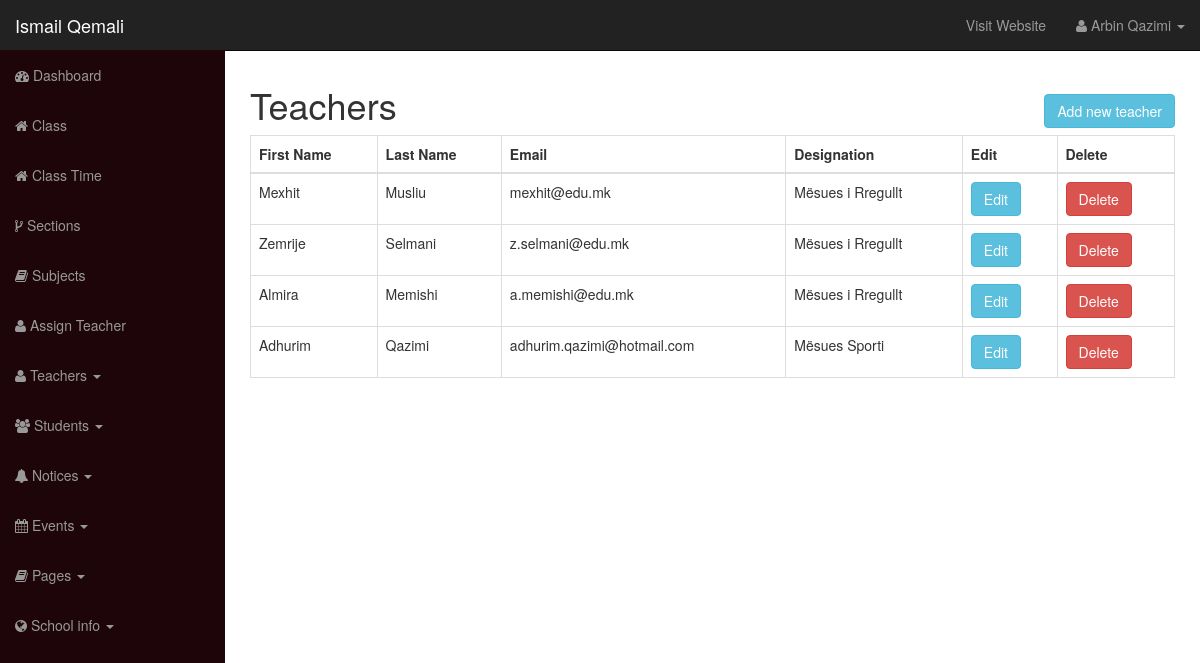
The app's page /school-admin/teachers.php (signed in) with its own data.
### tables this page shows
CREATE TABLE `user` (
  `id` int(12) NOT NULL,
  `username` varchar(100) NOT NULL,
  `user_password` varchar(255) NOT NULL,
  `user_role` varchar(30) NOT NULL,
  `user_firstname` varchar(50) DEFAULT NULL,
  `user_lastname` varchar(50) DEFAULT NULL
);

CREATE TABLE `teachers` (
  `id` int(11) NOT NULL,
  `teacher_designation` varchar(50) NOT NULL,
  `teacher_gender` varchar(10) DEFAULT NULL,
  `teacher_qualification` text NOT NULL,
  `teacher_email` varchar(50) NOT NULL,
  `teacher_address` text NOT NULL,
  `teacher_contact` varchar(20) NOT NULL,
  `teacher_image` varchar(255) NOT NULL DEFAULT 'default.jpg'
);

### functions.php (called while the page is built, shortened)
<?php
require_once "includes/db.php";
function get_name_by_session() {
	global $conn;
	$fullName = '';
	if(isset($_SESSION['username'])) {
		$session_user = $_SESSION['username'];
		$query = "SELECT user_firstname, user_lastname FROM user WHERE username='$session_user' LIMIT 1";
		$result = mysqli_query($conn, $query);
		$row = mysqli_fetch_assoc($result);
		$first_name = $row['user_firstname'];
		$last_name = $row['user_lastname'];
		$fullName = $first_name . " " . $last_name;
	}
	return $fullName;
}

### school-admin/teachers/all_teachers.php (the view)
<table class="table table-centered table-bordered">
	<thead>
		<tr>
			<th>First Name</th>
			<th>Last Name</th>
			<th>Email</th>
			<th>Designation</th>
			<th>Edit</th>
			<th>Delete</th>
		</tr>
	</thead>
	<tbody>
		<?php
			$query = "SELECT * FROM teachers";
			$result = mysqli_query($conn, $query);
			while($row = mysqli_fetch_assoc($result)) {
				$id = $row['id'];
				$teacher_email 			= $row['teacher_email'];
				$teacher_designation 	= $row['teacher_designation'];
				$query_2 = "SELECT * FROM user WHERE username='$teacher_email' LIMIT 1";
				$result_2 = mysqli_query($conn, $query_2);
				$row_2 = mysqli_fetch_assoc($result_2);
				$teacher_first_name = $row_2['user_firstname'];
				$teacher_last_name = $row_2['user_lastname'];
				echo "<tr>";
					echo "<td>$teacher_first_name</td>";
					echo "<td>$teacher_last_name</td>";
					echo "<td>$teacher_email</td>";
					echo "<td>$teacher_designation</td>";
					echo "<td><a class='btn btn-info' href='teachers.php?action=edit_teacher&t_id=$id'>Edit</a></td>";
					echo "<td><a class='btn btn-danger' href='teachers.php?action=delete_teacher&t_id=$id'>Delete</a></td>";
				echo "</tr>";
			}
		?>
	</tbody>
</table>

### school-admin/includes/header.php (shortened to what this page needs)
<?php
	require_once "../functions.php";
?>
<!DOCTYPE html>
<html lang="en">
	<head>
		<link href="css/bootstrap.css" rel="stylesheet">
		<link href="css/bootstrap-datepicker.css" rel="stylesheet">
		<link href="css/sb-admin.css" rel="stylesheet">
		<link rel="stylesheet" href="font-awesome/css/font-awesome.min.css">
	</head>
	<body>
		<div id="wrapper">
			<nav class="navbar navbar-inverse navbar-fixed-top" role="navigation">
				<div class="navbar-header">
					<a class="navbar-brand" href="index.php">Ismail Qemali</a>
				</div>
				<div class="collapse navbar-collapse navbar-ex1-collapse">
					<ul class="nav navbar-nav side-nav">
						<li><a href="index.php"><i class="fa fa-dashboard"></i> Dashboard</a></li>
						<li><a href="class.php"><i class="fa fa-home"></i> Class</a></li>
						<li><a href="class_time.php"><i class="fa fa-home"></i> Class Time</a></li>
						<li><a href="sections.php"><i class="fa fa-code-fork"></i> Sections</a></li>
						<li><a href="subjects.php"><i class="fa fa-book"></i> Subjects</a></li>
						<li><a href="assign_teacher.php"><i class="fa fa-user"></i> Assign Teacher</a></li>
						<li class="dropdown">
							<a href="#" class="dropdown-toggle" data-toggle="dropdown"><i class="fa fa-user"></i> Teachers <b class="caret"></b></a>
						</li>
						<li class="dropdown">
							<a href="#" class="dropdown-toggle" data-toggle="dropdown"><i class="fa fa-users"></i> Students <b class="caret"></b></a>
						</li>
						<li class="dropdown">
							<a href="#" class="dropdown-toggle" data-toggle="dropdown"><i class="fa fa-bell"></i> Notices <b class="caret"></b></a>
						</li>
						<li class="dropdown">
							<a href="#" class="dropdown-toggle" data-toggle="dropdown"><i class="fa fa-calendar"></i> Events <b class="caret"></b></a>
						</li>
						<li class="dropdown">
							<a href="#" class="dropdown-toggle" data-toggle="dropdown"><i class="fa fa-book"></i> Pages <b class="caret"></b></a>
						</li>
						<li class="dropdown">
							<a href="#" class="dropdown-toggle" data-toggle="dropdown"><i class="fa fa-globe"></i> School info <b class="caret"></b></a>
						</li>
					</ul>
					<ul class="nav navbar-nav navbar-right navbar-user">
						<li><a href="../index.php" target="_blank">Visit Website</a></li>
						<li class="dropdown user-dropdown">
							<a href="#" class="dropdown-toggle" data-toggle="dropdown"><i class="fa fa-user"></i> <?php echo get_name_by_session(); ?> <b class="caret"></b></a>
						</li>
					</ul>
					</div>
				</nav>
				<div id="page-wrapper">
					<div class="row">
						<div class="col-lg-12">

### school-admin/css/sb-admin.css (style rules this page uses)
body { margin-top: 50px; }
#wrapper { padding-left: 0; }
#page-wrapper { width: 100%; padding: 5px 15px; }
@media (min-width:768px) { #wrapper { padding-left: 225px; } }
@media (min-width:768px) { #page-wrapper { padding: 15px 25px; } }
@media (min-width:768px) { .side-nav { margin-left: -225px; left: 225px; width: 225px; position: fixed; top: 50px; height: 100%; border-radius: 0; border: none; background-color: #1d0509; overflow-y: auto; } }
@media (min-width:768px) { .side-nav>li>a { width: 225px; } }
@media (min-width:768px) { .navbar-collapse { padding-left: 15px !important; padding-right: 15px !important; } }
.side-nav { padding-bottom: 50px; }

### records on screen
user: get_name_by_session() "Arbin Qazimi"
teachers: user.user_firstname "Mexhit", user.user_lastname "Musliu", teacher_email "mexhit@edu.mk", teacher_designation "Mësues i Rregullt"
teachers: user.user_firstname "Zemrije", user.user_lastname "Selmani", teacher_email "z.selmani@edu.mk", teacher_designation "Mësues i Rregullt"
teachers: user.user_firstname "Almira", user.user_lastname "Memishi", teacher_email "a.memishi@edu.mk", teacher_designation "Mësues i Rregullt"
teachers: user.user_firstname "Adhurim", user.user_lastname "Qazimi", teacher_email "adhurim.qazimi@hotmail.com", teacher_designation "Mësues Sporti"
